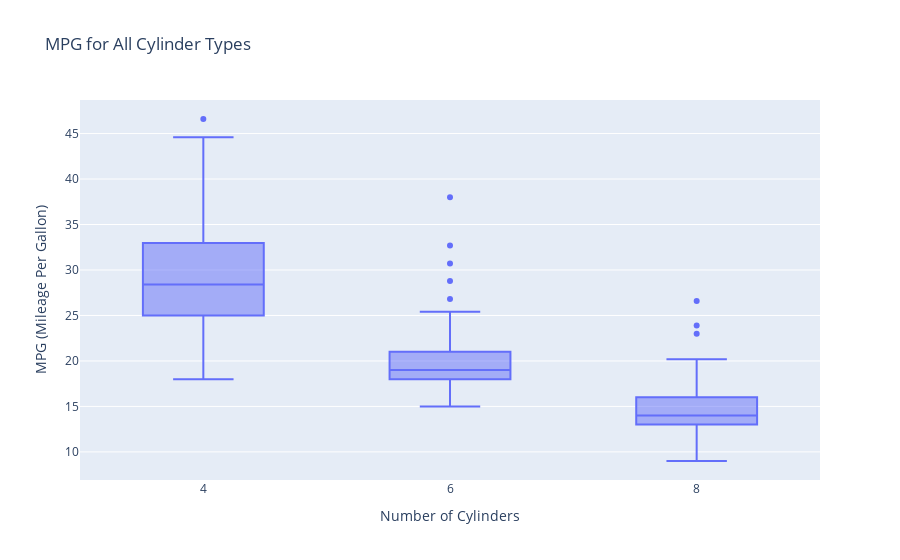

Notebook code for this chart:
### Markdown cell above
<br>
<details>
    <summary>Blockly Hints</summary>
    <ul>
        <li>Notation
            <ul>
                <li><code>A</code> &nbsp;:&nbsp; <code>B</code>&nbsp; means snap blocks A and B together.</li>
                <li><code>A</code> &nbsp;&lt;-&nbsp; <code>B</code>&nbsp; means insert block B into the hole in block A.</li>
            </ul>
        </li>
        <li>Blocks
            <ul>
                <li>freestyle
                    <ul>
                        <li>Unless specifically instructed, use the first block from the FREESTYLE menu.</li>
                    </ul>
                </li>
                <li><code>with .. do .. using ..</code>
                    <ul>
                        <li>The <code>with .. do .. using ..</code> block is found under VARIABLES.</li>
                        <li>You can use the <code>+ -</code> controls on the block to change the number of notches. Unless specifically instructed, the block should not have any empty notches when you click Blocks to Code. </li>
                        <li>If <code>do</code> dropdown says "!Not populated until you execute code", click anywhere in the notebook tab, then click try "Run All Above Selected Cell" from the "Run" menu.</li> 
                        <li>If <code>with .. do .. using ..</code> block does not want to snap together nicely with the <code>set .. to</code> block, try dragging the <code>set .. to</code> block instead.</li>
                    </ul>
                </li>
                </ul>
                </li>
                <li>variable<ul>
                    <li>After it is created, each variable has its own block at the end of the VARIABLES menu.</li>
                </ul>
                </li>
            </ul>
        </li>
    </ul>
</details>

### Code cell
#!response
px.box(df, x="cylinders", y="mpg", title=title, labels=labels)

### Figure 1 — Plotly figure (JSON) as saved in the notebook; plotly's stock layout.template omitted (floating-point values rounded to 4 significant figures; data arrays with more than 128 entries replaced by an {"elided": "..."} marker saying what was removed)
{"data": [{"alignmentgroup": "True", "hovertemplate": "Number of Cylinders=%{x}<br>MPG (Mileage Per Gallon)=%{y}<extra></extra>", "legendgroup": "", "marker": {"color": "#636efa"}, "name": "", "notched": false, "offsetgroup": "", "orientation": "v", "showlegend": false, "type": "box", "x": {"elided": "385 int values"}, "x0": " ", "xaxis": "x", "y": {"elided": "385 float values"}, "y0": " ", "yaxis": "y"}], "layout": {"autosize": true, "boxmode": "group", "legend": {"tracegroupgap": 0}, "title": {"text": "MPG for All Cylinder Types"}, "xaxis": {"anchor": "y", "autorange": true, "domain": [0, 1], "range": [3, 9], "title": {"text": "Number of Cylinders"}, "type": "linear"}, "yaxis": {"anchor": "x", "autorange": true, "domain": [0, 1], "range": [6.911, 48.69], "title": {"text": "MPG (Mileage Per Gallon)"}, "type": "linear"}}}
